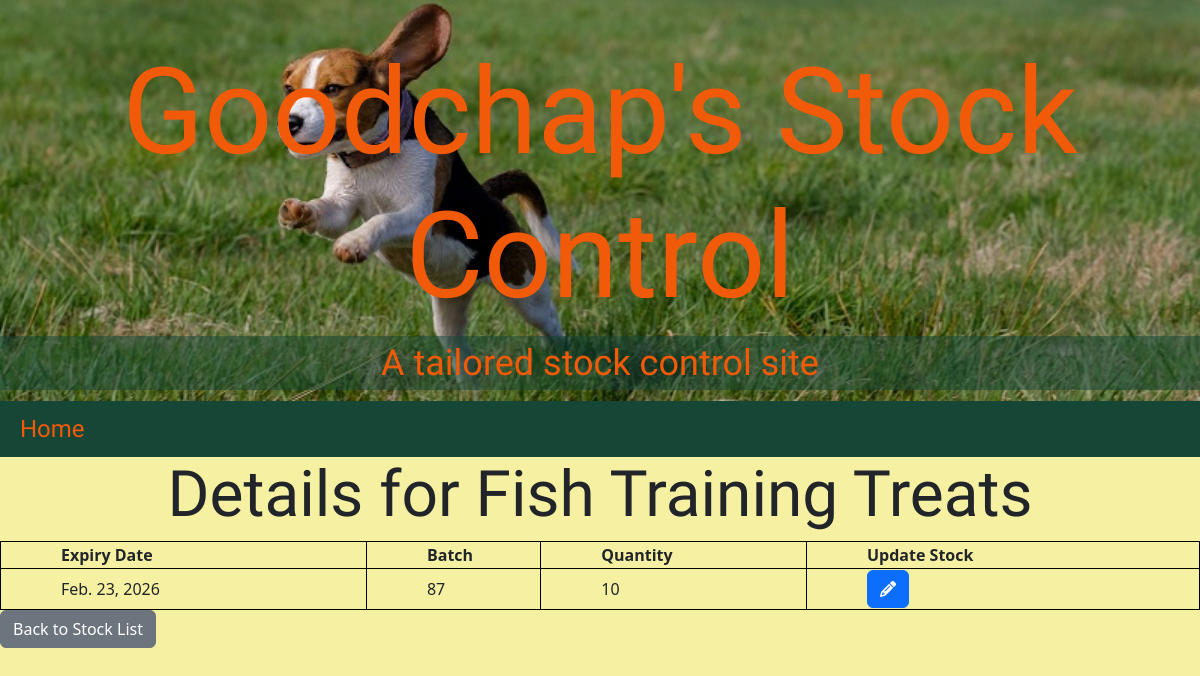
Page /stock/Fish Training Treats/ on the committed database.
### stock/models.py (models this page shows, shortened)
class PackedStock(models.Model):
    category = models.CharField(max_length=20)
    name = models.CharField(max_length=50)
    weight = models.IntegerField()
    label = models.CharField(max_length=20)
    origin_stock = models.CharField(max_length=20)
    quantity = models.IntegerField(default=0)
    expiry_date = models.DateField()
    batch = models.IntegerField()

### stock/views.py (the view)
# urls.py: path('stock/<str:treat_name>/', views.stock_detail,
def stock_detail(request, treat_name):
    print("DEBUG: treat_name in view:", treat_name)
    detailed_stock = (
        PackedStock.objects.filter(name=treat_name)
        .values('expiry_date', 'batch')
        .annotate(
            total_quantity=Sum('quantity'),
            name=Max('name'),
            category=Max('category'),
            weight=Max('weight'),
            label=Max('label'),
            origin_stock=Max('origin_stock'),
        )
        .order_by('expiry_date', 'batch')
    )
    form = AddStockDetailForm()
    return render(request, 'stock/stock_detail.html', {
        'treat_name': treat_name,
        'detailed_stock': detailed_stock,
        'form' : form
    })

### stock/templates/stock/stock_detail.html (shortened to what this page needs)
{% extends "base.html" %}
{% load static %}
{% block content %}
  <h2>Details for {{ treat_name }}</h2>
  <table class="stock_table">
    <thead>
      <tr>
        <th>Expiry Date</th>
        <th>Batch</th>
        <th>Quantity</th>
        <th>Update Stock</th>
      </tr>
    </thead>
    <tbody>
      {% for detail in detailed_stock %}
        <tr>
          <td>{{ detail.expiry_date }}</td>
          <td>{{ detail.batch }}</td>
          <td class="total_quantity">{{ detail.total_quantity }}</td>
          <td>
            <button type="button" class="btn btn-primary" data-bs-toggle="modal" data-bs-target="#addStockDetailModal"
                    data-item-id="{{ detail.id }}"
                    data-item-category="{{ detail.category }}"
                    data-item-name="{{ detail.name }}"
                    data-item-weight="{{ detail.weight }}"
                    data-item-label="{{ detail.label }}"
                    data-item-origin-stock="{{ detail.origin_stock }}"
                    data-item-expiry-date="{{ detail.expiry_date|date:'Y-m-d' }}"
                    data-item-batch="{{ detail.batch }}">
                    <i class="fa fa-pencil" aria-hidden="true"></i>
                </button>
          </td>
        </tr>
      {% empty %}
        <tr>
          <td colspan="5">No detailed stock available for this treat.</td>
        </tr>
      {% endfor %}
    </tbody>
  </table>
  <a href="{% url 'stock' %}" class="btn btn-secondary">Back to Stock List</a>
{% endblock %}

### static/css/style.css (style rules this page uses)
body { background-color: #F6F0A2; }
h2 { font-family: 'Black And White Picture', sans-serif; font-size: 4em; text-align: center; vertical-align: baseline; }
body { min-height: 100vh; display: flex; flex-direction: column; }
th, td { border: 1px solid black; padding-left: 5%; }
.stock_table { width: 100%; }

### rows in the picture
PackedStock: name "Fish Training Treats", expiry_date "Feb. 23, 2026", batch "87", total_quantity "10"
